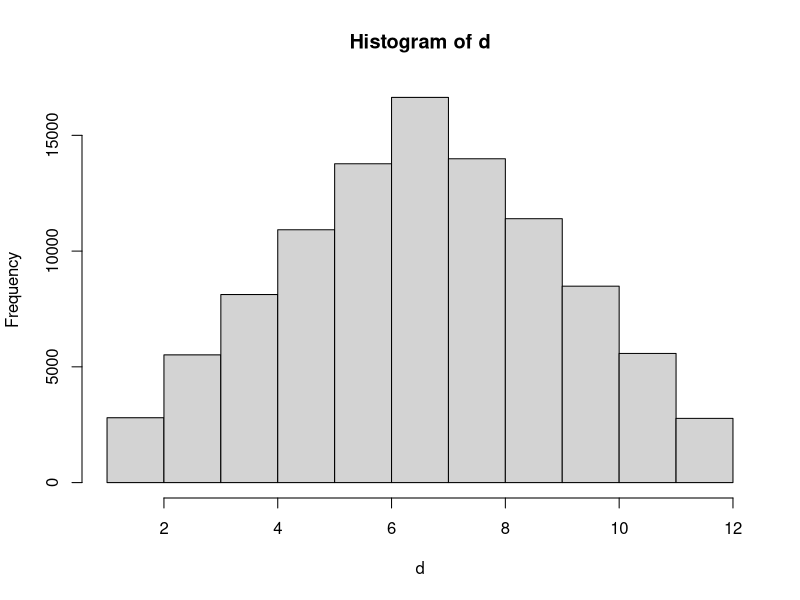

The R script that drew this image:
f <- c(0, 1, 2, 3, 4, 5, 6, 5, 4, 3, 2, 1)
N <- 100000
d <- rep(0, N)
x <- 5
for (i in 1:N) {
  U <- runif(1)
  if (x == 2) {
    if (U < 0.5) {
      y <- 3
    } else {
      y <- 2
    }
  } else if (x == 12) {
    if (U < 0.5) {
      y <- 11
    } else {
      y <- 12
    }
  } else {
    if (U < 0.5) {
      y <- x - 1
    } else {
      y <- x + 1
    }
  }
  h <- min(1, f[y] / f[x])
  U <- runif(1)
  if (U < h) {
    x <- y
  }
  d[i] <- x
}
a <- 1:12
hist(d, breaks = a)
